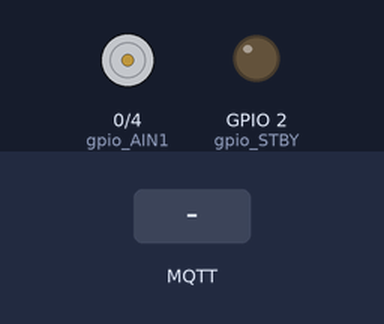
Simulated run of this sketch. Board: ESP8266 (NodeMCU). Parts: motor-driver pin pairs drawn as motors (green arrow = first pin HIGH = forward, orange = second pin HIGH = backward, longer = more drive, scaled by the enable pin, stopped while the standby pin is LOW), output pins drawn as LEDs (lit = HIGH). The inputs (shaded band) are chosen by the test bench. WiFi joins after 1.5 s; servers stay silent unless stated; the local clock reads 2024-03-15 10:24:30 at power-on unless the sketch sets it; random numbers use the default seed unless the sketch sets one; no MQTT or app messages arrive unless stated; what the sketch prints to the serial monitor is not drawn.

Above: at 2.7 s.
2.8 s: MQTT message "1" arrives on the first subscribed topic
At 3.63 s:
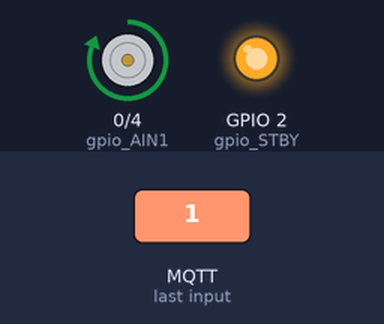
7.6 s: MQTT message "on" arrives on the first subscribed topic
At 8.4 s:
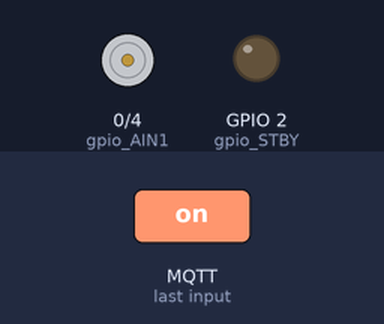
9.6 s: MQTT message "off" arrives on the first subscribed topic
At 10.8 s:
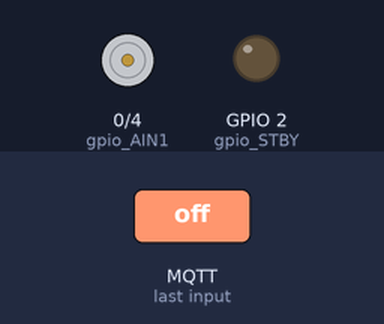
Timing chart, 0 to 12.6 s (numbered marks = the images above; inputs shaded):
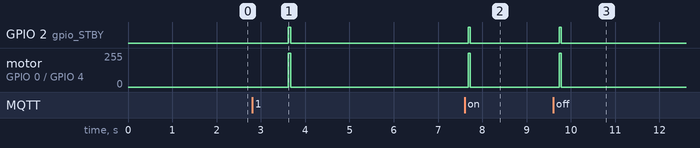

Measured:
- after the input at 2.8 s, GPIO 2 (gpio_STBY): LOW → HIGH after 0.82 s, → LOW 0.05 s later; motor on GPIO 0 (gpio_AIN1) / GPIO 4 (gpio_AIN2): stopped → forward 255/255 after 0.82 s, → stopped 0.05 s later
- after the input at 7.6 s, GPIO 2 (gpio_STBY): LOW → HIGH after 0.08 s, → LOW 0.05 s later; motor on GPIO 0 (gpio_AIN1) / GPIO 4 (gpio_AIN2): stopped → forward 255/255 after 0.08 s, → stopped 0.05 s later
- after the input at 9.6 s, GPIO 2 (gpio_STBY): LOW → HIGH after 0.14 s, → LOW 0.05 s later; motor on GPIO 0 (gpio_AIN1) / GPIO 4 (gpio_AIN2): stopped → forward 255/255 after 0.14 s, → stopped 0.05 s later

The sketch:

aws-leakcontrol.ino
```cpp
#include <ESP8266WiFi.h>
#include <PubSubClient.h> // in order to work this program change MQTT_MAX_PACKET_SIZE from this header
#include <time.h>

const unsigned char private_der[] = {
0x30, 0x82, 0x04, 0xA2, 0x02, 0x01, 0x00, 0x02, 0x82, 0x01, 0x01, 0x00, 0xC7, 0x57, 0x3C, 0xF4,
0xB3, 0xAF, 0x6D, 0x00, 0xFD, 0x51, 0x93, 0x36, 0x84, 0xB5, 0x5C, 0x11, 0xFA, 0x1A, 0x54, 0x81,
0xAC, 0xBA, 0x14, 0xF7, 0x64, 0x90, 0x61, 0xC4, 0x93, 0xD4, 0xF6, 0xE4, 0x35, 0x53, 0x21, 0xFB,
0x98, 0x2E, 0x85, 0x17, 0x27, 0x73, 0x51, 0x8A, 0x01, 0x1D, 0x16, 0x75, 0xAE, 0x29, 0x59, 0xCB,
0x0F, 0xBB, 0x8A, 0x62, 0x2D, 0x26, 0x7B, 0xF0, 0x62, 0x5B, 0xBA, 0x0D, 0xAA, 0x3D, 0x46, 0xAD,
0xCE, 0x9B, 0xA5, 0xC8, 0x39, 0xE2, 0x6C, 0x29, 0x80, 0xFD, 0xF2, 0x20, 0xC7, 0x82, 0x61, 0x30,
0xDA, 0x9F, 0xEA, 0xB2, 0xE8, 0x7C, 0xA0, 0x1F, 0x0B, 0xB5, 0xBA, 0xBB, 0xFE, 0x55, 0xC6, 0x02,
0xDC, 0x3A, 0xE6, 0x52, 0xCC, 0x4B, 0xB9, 0xED, 0x42, 0xDC, 0x4C, 0x60, 0xDC, 0xC4, 0x45, 0x83,
0xDE, 0xB6, 0xF0, 0xAA, 0xE6, 0xF1, 0x17, 0x6E, 0xA1, 0x3D, 0x06, 0xC0, 0xA2, 0xEE, 0x18, 0x35,
0xFE, 0x6F, 0xE8, 0x2F, 0x0C, 0xE2, 0xAF, 0xFB, 0x15, 0x7B, 0x76, 0x63, 0xDE, 0xA2, 0xA3, 0x70,
0x01, 0x94, 0x7B, 0x01, 0x27, 0x1A, 0x60, 0xF3, 0x93, 0xCF, 0x22, 0x8A, 0xBF, 0x3F, 0xC5, 0x79,
0x3A, 0x04, 0xEA, 0x84, 0xAD, 0x6E, 0x70, 0x78, 0xB1, 0x6A, 0x2A, 0x63, 0x86, 0xF0, 0xDE, 0x23,
0xB6, 0x6B, 0x77, 0xBB, 0x8B, 0x8A, 0x9B, 0xBB, 0x39, 0xFF, 0xF8, 0x07, 0xC4, 0x2C, 0x42, 0x26,
0x48, 0xE6, 0x36, 0xBD, 0x41, 0xB4, 0xD1, 0x3E, 0xF2, 0x81, 0x8E, 0x4D, 0x88, 0x8B, 0x6A, 0x1D,
0xA0, 0x86, 0x3A, 0x8C, 0xDA, 0xD4, 0x4B, 0x72, 0x17, 0x38, 0xC1, 0xAC, 0xA5, 0xEB, 0xC4, 0x0E,
0x3E, 0xF1, 0x6C, 0x92, 0xC8, 0x64, 0x3B, 0x0C, 0xD9, 0x64, 0x23, 0x61, 0xB5, 0xC2, 0xF1, 0xE7,
0x08, 0x79, 0x92, 0x92, 0x2D, 0x27, 0x53, 0xA3, 0x0F, 0x24, 0x17, 0x8D, 0x02, 0x03, 0x01, 0x00,
0x01, 0x02, 0x82, 0x01, 0x00, 0x37, 0x04, 0x74, 0xE6, 0x74, 0xD1, 0x6E, 0x1C, 0x5F, 0xCE, 0x2B,
0xFB, 0x58, 0x15, 0x56, 0x1C, 0x00, 0x13, 0x54, 0x4F, 0x96, 0x04, 0xA5, 0xD4, 0xC2, 0x04, 0xB7,
0x77, 0x31, 0xF6, 0x0D, 0x4E, 0x5F, 0x09, 0x5A, 0xCF, 0xBD, 0xE8, 0xD9, 0x02, 0xD2, 0xF8, 0x99,
0x00, 0xA5, 0xDE, 0x09, 0x5C, 0xE1, 0x7C, 0xB8, 0x33, 0xBB, 0x5B, 0xDF, 0x8D, 0xC9, 0x38, 0x5D,
0xEC, 0xB2, 0xB8, 0xEE, 0x58, 0xE7, 0x2B, 0x92, 0x5E, 0x56, 0x2F, 0xCF, 0x49, 0xBB, 0xF0, 0x2A,
0x3A, 0x2A, 0x47, 0xEC, 0x93, 0xEF, 0x7C, 0xA4, 0xA6, 0x7F, 0x30, 0xB3, 0xEE, 0x3D, 0x0C, 0x68,
0x85, 0x29, 0x0E, 0x37, 0x43, 0xBB, 0xA6, 0xA0, 0xC8, 0x19, 0x50, 0x88, 0x51, 0x41, 0xE1, 0x84,
0xA7, 0x5F, 0x54, 0xBE, 0x1F, 0xDD, 0xCE, 0xAE, 0x00, 0xFF, 0x6F, 0x2E, 0x6D, 0x7C, 0xDF, 0xFD,
0xBF, 0xA2, 0xF0, 0xDC, 0xF3, 0xC1, 0x4F, 0x43, 0x9E, 0x1A, 0xF1, 0x7C, 0x4B, 0x08, 0x73, 0xDC,
0x7A, 0x87, 0x98, 0x48, 0x21, 0x12, 0x41, 0xD1, 0xAC, 0xD5, 0x51, 0x5C, 0xBC, 0xD2, 0x1E, 0xD1,
0x33, 0xAB, 0xC9, 0x8C, 0x79, 0x12, 0xB2, 0x95, 0x17, 0xEC, 0x23, 0xD2, 0x2B, 0xFC, 0xE5, 0x17,
0x54, 0xF0, 0x30, 0xF3, 0xB8, 0x0A, 0x88, 0x46, 0x73, 0xE5, 0x27, 0xF2, 0x42, 0x2D, 0x69, 0xC9,
0x23, 0x1E, 0xF8, 0x5E, 0x83, 0xE4, 0x84, 0x3F, 0x7B, 0xAD, 0x17, 0x27, 0xA9, 0x01, 0x23, 0x8A,
0x89, 0xE7, 0xDF, 0xC1, 0xEA, 0xFA, 0x5D, 0xF0, 0xEA, 0x42, 0xCE, 0x7C, 0x89, 0x02, 0x35, 0xFD,
0xB2, 0xEA, 0xB0, 0x8D, 0x00, 0x0A, 0x6B, 0x7F, 0x86, 0x46, 0x01, 0xBA, 0xFC, 0xD5, 0x4E, 0x70,
0x64, 0x8E, 0xBE, 0xD4, 0xC7, 0xAC, 0x39, 0x90, 0x22, 0xE4, 0x96, 0xD6, 0xAE, 0x5D, 0xD1, 0xC0,
0x82, 0xBF, 0xFA, 0x41, 0x01, 0x02, 0x81, 0x81, 0x00, 0xE4, 0xAD, 0x21, 0xE5, 0x75, 0xCC, 0x8B,
0xEE, 0xE0, 0xAF, 0x29, 0x59, 0xD9, 0xAC, 0x6D, 0x76, 0x3D, 0x6D, 0xBD, 0x3A, 0xB9, 0x4D, 0xFE,
0x9B, 0xA0, 0x95, 0xEA, 0x26, 0x6B, 0x22, 0x3A, 0x13, 0x92, 0xD2, 0x3F, 0xD1, 0x8F, 0xB3, 0xC6,
0xE5, 0xF2, 0x9A, 0xF1, 0xEC, 0x15, 0xE5, 0xCF, 0xEB, 0x20, 0xEB, 0x4F, 0x36, 0xB6, 0xFE, 0x64,
0x80, 0x92, 0x0F, 0x75, 0x9F, 0x37, 0xD9, 0xBD, 0x6A, 0x22, 0x24, 0xFB, 0x03, 0x54, 0xC3, 0x0A,
0x40, 0xD5, 0xF9, 0x1E, 0xA7, 0xA2, 0x47, 0xF0, 0x1B, 0xC2, 0x8B, 0xFF, 0xA9, 0x5A, 0x66, 0x9C,
0xF6, 0x7E, 0x8E, 0xCF, 0x90, 0x4E, 0x4B, 0xBF, 0x7A, 0xF1, 0xCF, 0x72, 0x25, 0x6E, 0x40, 0xA4,
0x5F, 0x16, 0x93, 0x20, 0x68, 0x4F, 0x85, 0xFE, 0x70, 0x66, 0xB5, 0xA5, 0x20, 0xCB, 0x06, 0x26,
0x2D, 0xA0, 0x04, 0x6A, 0x3F, 0xD5, 0xDC, 0xE6, 0x05, 0x02, 0x81, 0x81, 0x00, 0xDF, 0x28, 0xC6,
0x92, 0x39, 0x63, 0x0F, 0x4E, 0xB6, 0x1F, 0xC1, 0x4D, 0x80, 0xD5, 0xF2, 0x09, 0xAC, 0xF0, 0xE8,
0xB7, 0xD8, 0x18, 0x7C, 0xE0, 0x0C, 0xDC, 0xF5, 0x59, 0xD3, 0x74, 0xF8, 0xBB, 0x92, 0x9E, 0x19,
0x26, 0x92, 0x7C, 0xA4, 0x21, 0xDB, 0x4E, 0x65, 0x62, 0x7E, 0xAC, 0xB8, 0x17, 0xBA, 0xD2, 0x7A,
0xF0, 0x74, 0xE6, 0x01, 0xC3, 0x87, 0x11, 0x87, 0xFA, 0x9B, 0x10, 0xDD, 0x7C, 0x30, 0x59, 0x6C,
0x0C, 0x78, 0x74, 0xDA, 0xBC, 0x61, 0x97, 0x86, 0xEC, 0x32, 0x89, 0x6A, 0x69, 0x88, 0x47, 0x0A,
0x52, 0xEE, 0xEE, 0x25, 0x59, 0xB0, 0xA3, 0x3C, 0x1F, 0xB6, 0x88, 0xCF, 0x3C, 0x20, 0xDE, 0x78,
0xD5, 0x60, 0x25, 0x46, 0x94, 0x9C, 0x42, 0x05, 0x6D, 0x69, 0x19, 0x15, 0x90, 0xB6, 0xDC, 0x70,
0x43, 0x83, 0x2C, 0x28, 0xB9, 0x67, 0xE2, 0x48, 0xC5, 0x9B, 0xD3, 0x59, 0xE9, 0x02, 0x81, 0x80,
0x0E, 0x5C, 0xA1, 0x48, 0x5C, 0x01, 0xA0, 0xB8, 0x3B, 0xFC, 0x44, 0x48, 0x94, 0x57, 0x33, 0xF8,
0xBD, 0x1A, 0xEB, 0x4B, 0x88, 0xDF, 0xD1, 0x21, 0xCD, 0x10, 0x1D, 0x48, 0x94, 0x69, 0xED, 0xE3,
0xD4, 0xD0, 0xC7, 0x99, 0x4D, 0xC1, 0x28, 0xB8, 0xC0, 0x67, 0xE2, 0xD1, 0xC4, 0xFE, 0x4D, 0xF4,
0xA2, 0x78, 0xA4, 0xDC, 0xF6, 0xD9, 0x3B, 0x4E, 0xA7, 0xDD, 0xB8, 0xB1, 0x6B, 0x3C, 0x8D, 0x9C,
0xE0, 0xD0, 0x19, 0xC3, 0xB7, 0xCB, 0x18, 0x15, 0xC2, 0x5A, 0x87, 0x06, 0x58, 0x36, 0xD4, 0x69,
0xA9, 0xEA, 0x49, 0x00, 0x45, 0xE1, 0x33, 0xF2, 0x77, 0x38, 0x58, 0xE8, 0xE3, 0x41, 0xF6, 0xA0,
0xAE, 0x17, 0x2D, 0x40, 0x14, 0x90, 0x92, 0xC2, 0x36, 0x14, 0xBF, 0x70, 0x4D, 0xAE, 0x48, 0xB0,
0x9E, 0x82, 0xC2, 0x00, 0x31, 0x40, 0x0D, 0x9D, 0xC7, 0xF2, 0xFF, 0x09, 0x4B, 0x51, 0x38, 0x51,
0x02, 0x81, 0x80, 0x79, 0x6E, 0xA8, 0xCF, 0x3C, 0xE7, 0x08, 0x97, 0x5E, 0x47, 0x5D, 0x5A, 0x9D,
0x36, 0xCE, 0x64, 0x31, 0x75, 0x4E, 0x4D, 0x6C, 0x0B, 0xB7, 0x37, 0xFC, 0x07, 0xE8, 0x82, 0x9E,
0xAC, 0x52, 0x05, 0x4F, 0xBD, 0x34, 0x16, 0x67, 0x33, 0xE7, 0xE4, 0x7C, 0x7F, 0xE6, 0x6F, 0x78,
0x5A, 0xE8, 0x3A, 0x11, 0x71, 0x23, 0x70, 0xE1, 0x4B, 0x9F, 0xBE, 0x14, 0x2B, 0x98, 0x00, 0xE8,
0x8C, 0x7E, 0xD9, 0x6B, 0x3D, 0xDD, 0xAB, 0xD3, 0x88, 0x52, 0xD6, 0x9B, 0x8C, 0x66, 0xE0, 0xF4,
0x87, 0x0E, 0x1E, 0xAB, 0x07, 0x6D, 0x38, 0xBF, 0xC7, 0x5B, 0x0F, 0xB9, 0x2C, 0xBA, 0x34, 0xCF,
0x91, 0x16, 0xA3, 0xB3, 0x87, 0x1B, 0xDD, 0x90, 0x59, 0xF8, 0x54, 0x39, 0xCB, 0x3B, 0x44, 0xD4,
0x21, 0xD0, 0x38, 0x55, 0x29, 0x12, 0xF5, 0xC9, 0xD5, 0x27, 0xBB, 0xEC, 0x29, 0x98, 0x4B, 0xDF,
0x85, 0x5C, 0xB1, 0x02, 0x81, 0x80, 0x06, 0x4D, 0xA4, 0x3D, 0x4C, 0x24, 0xFD, 0x58, 0xF1, 0x4D,
0x5E, 0xCE, 0x6A, 0x58, 0xED, 0x97, 0x5F, 0xAD, 0xA7, 0x29, 0x0A, 0xAD, 0xDF, 0x8D, 0xCE, 0x9B,
0xEF, 0x7C, 0xC3, 0xAC, 0x40, 0xAE, 0x67, 0x6A, 0x7F, 0xFE, 0xED, 0x1B, 0xCB, 0x7E, 0xD6, 0xC8,
0xA5, 0x2B, 0x2D, 0x23, 0x40, 0x3F, 0xA2, 0x72, 0x98, 0x3A, 0x44, 0x31, 0xF8, 0xAD, 0x3C, 0x8B,
0xA1, 0xC1, 0xFE, 0x44, 0x79, 0x9D, 0x16, 0x78, 0x39, 0x84, 0xDC, 0x39, 0xED, 0xE5, 0xDF, 0x80,
0xF4, 0x26, 0x4F, 0x2F, 0x94, 0x11, 0x57, 0xE8, 0x04, 0xE7, 0x5F, 0x06, 0xDC, 0x00, 0x5A, 0x2D,
0x00, 0x37, 0x91, 0x95, 0x89, 0xBA, 0x58, 0xD0, 0xC2, 0x34, 0x89, 0xB3, 0x95, 0x87, 0x1D, 0x9E,
0x4F, 0x02, 0x66, 0x81, 0x7E, 0x35, 0xA3, 0xBF, 0x4F, 0xCC, 0x28, 0xA7, 0xC4, 0x85, 0xB0, 0x35,
0x04, 0x76, 0xBC, 0x93, 0x67, 0x9A
};

const unsigned int private_der_len = 1191;

const unsigned char cert_der[] = {
0x30, 0x82, 0x03, 0x59, 0x30, 0x82, 0x02, 0x41, 0xA0, 0x03, 0x02, 0x01, 0x02, 0x02, 0x14, 0x57,
0xE8, 0xD7, 0x24, 0x15, 0x71, 0x0D, 0x35, 0x99, 0x60, 0x6F, 0x32, 0x0E, 0xCA, 0x86, 0x83, 0xE1,
0x25, 0x61, 0xA3, 0x30, 0x0D, 0x06, 0x09, 0x2A, 0x86, 0x48, 0x86, 0xF7, 0x0D, 0x01, 0x01, 0x0B,
0x05, 0x00, 0x30, 0x4D, 0x31, 0x4B, 0x30, 0x49, 0x06, 0x03, 0x55, 0x04, 0x0B, 0x0C, 0x42, 0x41,
0x6D, 0x61, 0x7A, 0x6F, 0x6E, 0x20, 0x57, 0x65, 0x62, 0x20, 0x53, 0x65, 0x72, 0x76, 0x69, 0x63,
0x65, 0x73, 0x20, 0x4F, 0x3D, 0x41, 0x6D, 0x61, 0x7A, 0x6F, 0x6E, 0x2E, 0x63, 0x6F, 0x6D, 0x20,
0x49, 0x6E, 0x63, 0x2E, 0x20, 0x4C, 0x3D, 0x53, 0x65, 0x61, 0x74, 0x74, 0x6C, 0x65, 0x20, 0x53,
0x54, 0x3D, 0x57, 0x61, 0x73, 0x68, 0x69, 0x6E, 0x67, 0x74, 0x6F, 0x6E, 0x20, 0x43, 0x3D, 0x55,
0x53, 0x30, 0x1E, 0x17, 0x0D, 0x31, 0x38, 0x31, 0x31, 0x31, 0x32, 0x30, 0x31, 0x35, 0x35, 0x34,
0x30, 0x5A, 0x17, 0x0D, 0x34, 0x39, 0x31, 0x32, 0x33, 0x31, 0x32, 0x33, 0x35, 0x39, 0x35, 0x39,
0x5A, 0x30, 0x1E, 0x31, 0x1C, 0x30, 0x1A, 0x06, 0x03, 0x55, 0x04, 0x03, 0x0C, 0x13, 0x41, 0x57,
0x53, 0x20, 0x49, 0x6F, 0x54, 0x20, 0x43, 0x65, 0x72, 0x74, 0x69, 0x66, 0x69, 0x63, 0x61, 0x74,
0x65, 0x30, 0x82, 0x01, 0x22, 0x30, 0x0D, 0x06, 0x09, 0x2A, 0x86, 0x48, 0x86, 0xF7, 0x0D, 0x01,
0x01, 0x01, 0x05, 0x00, 0x03, 0x82, 0x01, 0x0F, 0x00, 0x30, 0x82, 0x01, 0x0A, 0x02, 0x82, 0x01,
0x01, 0x00, 0xC7, 0x57, 0x3C, 0xF4, 0xB3, 0xAF, 0x6D, 0x00, 0xFD, 0x51, 0x93, 0x36, 0x84, 0xB5,
0x5C, 0x11, 0xFA, 0x1A, 0x54, 0x81, 0xAC, 0xBA, 0x14, 0xF7, 0x64, 0x90, 0x61, 0xC4, 0x93, 0xD4,
0xF6, 0xE4, 0x35, 0x53, 0x21, 0xFB, 0x98, 0x2E, 0x85, 0x17, 0x27, 0x73, 0x51, 0x8A, 0x01, 0x1D,
0x16, 0x75, 0xAE, 0x29, 0x59, 0xCB, 0x0F, 0xBB, 0x8A, 0x62, 0x2D, 0x26, 0x7B, 0xF0, 0x62, 0x5B,
0xBA, 0x0D, 0xAA, 0x3D, 0x46, 0xAD, 0xCE, 0x9B, 0xA5, 0xC8, 0x39, 0xE2, 0x6C, 0x29, 0x80, 0xFD,
0xF2, 0x20, 0xC7, 0x82, 0x61, 0x30, 0xDA, 0x9F, 0xEA, 0xB2, 0xE8, 0x7C, 0xA0, 0x1F, 0x0B, 0xB5,
0xBA, 0xBB, 0xFE, 0x55, 0xC6, 0x02, 0xDC, 0x3A, 0xE6, 0x52, 0xCC, 0x4B, 0xB9, 0xED, 0x42, 0xDC,
0x4C, 0x60, 0xDC, 0xC4, 0x45, 0x83, 0xDE, 0xB6, 0xF0, 0xAA, 0xE6, 0xF1, 0x17, 0x6E, 0xA1, 0x3D,
0x06, 0xC0, 0xA2, 0xEE, 0x18, 0x35, 0xFE, 0x6F, 0xE8, 0x2F, 0x0C, 0xE2, 0xAF, 0xFB, 0x15, 0x7B,
0x76, 0x63, 0xDE, 0xA2, 0xA3, 0x70, 0x01, 0x94, 0x7B, 0x01, 0x27, 0x1A, 0x60, 0xF3, 0x93, 0xCF,
0x22, 0x8A, 0xBF, 0x3F, 0xC5, 0x79, 0x3A, 0x04, 0xEA, 0x84, 0xAD, 0x6E, 0x70, 0x78, 0xB1, 0x6A,
0x2A, 0x63, 0x86, 0xF0, 0xDE, 0x23, 0xB6, 0x6B, 0x77, 0xBB, 0x8B, 0x8A, 0x9B, 0xBB, 0x39, 0xFF,
0xF8, 0x07, 0xC4, 0x2C, 0x42, 0x26, 0x48, 0xE6, 0x36, 0xBD, 0x41, 0xB4, 0xD1, 0x3E, 0xF2, 0x81,
0x8E, 0x4D, 0x88, 0x8B, 0x6A, 0x1D, 0xA0, 0x86, 0x3A, 0x8C, 0xDA, 0xD4, 0x4B, 0x72, 0x17, 0x38,
0xC1, 0xAC, 0xA5, 0xEB, 0xC4, 0x0E, 0x3E, 0xF1, 0x6C, 0x92, 0xC8, 0x64, 0x3B, 0x0C, 0xD9, 0x64,
0x23, 0x61, 0xB5, 0xC2, 0xF1, 0xE7, 0x08, 0x79, 0x92, 0x92, 0x2D, 0x27, 0x53, 0xA3, 0x0F, 0x24,
0x17, 0x8D, 0x02, 0x03, 0x01, 0x00, 0x01, 0xA3, 0x60, 0x30, 0x5E, 0x30, 0x1F, 0x06, 0x03, 0x55,
0x1D, 0x23, 0x04, 0x18, 0x30, 0x16, 0x80, 0x14, 0xD8, 0x8B, 0x24, 0x16, 0x20, 0xF1, 0x85, 0x29,
0x03, 0xDF, 0x07, 0x3F, 0xF7, 0xD8, 0x89, 0xC5, 0xEF, 0x84, 0x22, 0x85, 0x30, 0x1D, 0x06, 0x03,
0x55, 0x1D, 0x0E, 0x04, 0x16, 0x04, 0x14, 0x30, 0x59, 0x13, 0xA7, 0x6C, 0x61, 0x07, 0x23, 0x3A,
0x74, 0x3D, 0xB3, 0x38, 0xEB, 0x72, 0x9B, 0xC2, 0xCC, 0x4B, 0xB9, 0x30, 0x0C, 0x06, 0x03, 0x55,
0x1D, 0x13, 0x01, 0x01, 0xFF, 0x04, 0x02, 0x30, 0x00, 0x30, 0x0E, 0x06, 0x03, 0x55, 0x1D, 0x0F,
0x01, 0x01, 0xFF, 0x04, 0x04, 0x03, 0x02, 0x07, 0x80, 0x30, 0x0D, 0x06, 0x09, 0x2A, 0x86, 0x48,
0x86, 0xF7, 0x0D, 0x01, 0x01, 0x0B, 0x05, 0x00, 0x03, 0x82, 0x01, 0x01, 0x00, 0x82, 0xF3, 0x29,
0x2D, 0x84, 0x9C, 0x40, 0xB4, 0x07, 0x31, 0x5F, 0x76, 0xA5, 0x8A, 0x19, 0x60, 0xDC, 0x26, 0x15,
0x3D, 0xBC, 0xEC, 0x74, 0xD1, 0xB1, 0xA0, 0xD9, 0x80, 0x68, 0x04, 0xC7, 0x63, 0x83, 0x54, 0xA1,
0x13, 0x2B, 0x74, 0x9F, 0x9F, 0x92, 0xDB, 0xD1, 0xF0, 0x9F, 0x81, 0x1D, 0x20, 0x2E, 0x5D, 0x8B,
0xEB, 0x47, 0x64, 0x78, 0xED, 0xBC, 0xD2, 0xD9, 0xE6, 0x97, 0x47, 0xC6, 0x33, 0xDE, 0x33, 0xDD,
0x25, 0x97, 0xE4, 0x98, 0xD7, 0x82, 0xC2, 0xFC, 0xA3, 0x4D, 0x73, 0xC8, 0xB7, 0x75, 0x3A, 0x0F,
0xEF, 0x1B, 0xA6, 0x37, 0xFC, 0x14, 0xBD, 0x35, 0x12, 0x60, 0x6B, 0xA1, 0x05, 0x07, 0x04, 0xD1,
0x1A, 0xAB, 0xA6, 0x85, 0x2B, 0xE3, 0x85, 0xAC, 0xC4, 0xFE, 0x5A, 0xCC, 0x49, 0x65, 0x1A, 0x88,
0x07, 0xC7, 0x40, 0xCA, 0x88, 0x6E, 0x6B, 0xFA, 0x25, 0x0F, 0x72, 0x60, 0xE6, 0xBE, 0x70, 0x0C,
0x97, 0xD8, 0x18, 0xD3, 0xDD, 0x1F, 0xD6, 0x75, 0x65, 0x71, 0x7E, 0x0F, 0xFD, 0x60, 0xAF, 0xA1,
0x01, 0xA7, 0xCA, 0xCB, 0x80, 0x57, 0xB0, 0x44, 0x8A, 0xBD, 0x8D, 0xAA, 0x06, 0xCF, 0xEB, 0x5F,
0x5D, 0x97, 0xAA, 0x39, 0xFB, 0x92, 0xF4, 0x9F, 0xFF, 0x87, 0x2D, 0x79, 0x75, 0x4F, 0x12, 0xD0,
0x91, 0xA3, 0x71, 0x2E, 0x78, 0xF2, 0x89, 0xC6, 0xFF, 0xF9, 0xD0, 0xB9, 0xFD, 0x21, 0xED, 0x83,
0x73, 0x10, 0xD7, 0xAD, 0xEE, 0x52, 0x9E, 0xD0, 0xB3, 0x40, 0x13, 0x94, 0x54, 0x68, 0x1A, 0x3E,
0xE0, 0x49, 0xA2, 0x81, 0x84, 0x7F, 0x84, 0x04, 0x7A, 0x65, 0x03, 0x64, 0xE4, 0x1E, 0x13, 0xAE,
0x6B, 0x32, 0xB8, 0xAD, 0xD2, 0xE5, 0x54, 0x84, 0xA3, 0x1F, 0x5C, 0xD1, 0xB0, 0x5B, 0x22, 0x6D,
0x6F, 0xD2, 0x1A, 0xAA, 0x2C, 0x27, 0xC7, 0x43, 0x51, 0x90, 0x73, 0x43, 0x1D
};

const unsigned int cert_der_len = 862;

const char* ssid = "GLS";               //Izzinet4872       STR              ErickPhone       Alberto-WiFi
const char* password = "icicicic";      //50217248          LABRTS2011-1     gbw1rghxroxyy    alberto1269
const char* mqtt_server = "xxxxxxxxxxxxxx-xxx.iot.xx-xxxx-x.amazonaws.com";   // aws host
const char* endPointPost = "$aws/things/xxxx/shadow/update";    // xxxx = your "Thing" name
const char* suscribeTopic = "$aws/things/xxxx/pipeState";       // xxxx = your "Thing" name

WiFiClientSecure wifiClient;
PubSubClient mqttClient(wifiClient);

unsigned char data[1000];
char shadowAPI[200];
const int acceptanceRange = 0;

char dataFromSerial[10];
char jsonArray[300];

unsigned long time1 = 0;
unsigned long time2 = 0;
unsigned int cntLastPulses = 0;
char possibleLeak = '0';
char hourArrayChar[2], minArrayChar[2];

int gpio_PWMA;
int gpio_AIN2;
int gpio_AIN1;
int gpio_STBY;

int longArray = 0;
int timezone = 7 * 3600;
int dst = 0;

void setup_wifiClient()
{
  wifiClient.setCertificate(cert_der, cert_der_len);
  wifiClient.setPrivateKey(private_der, private_der_len);
}

void callback(char* topic, byte* payload, unsigned int length)
{
  Serial.print("Topic [");
  Serial.print(topic);
  Serial.println("]");

  String payloadString = String((char *)payload);

  Serial.print("Payload [");
  Serial.print(payloadString);
  Serial.println("]");

  if(payloadString.indexOf("\"closePipe\" : 1") >= 0)
  {
    Serial.println("Closing valve...");
    mqttClient.unsubscribe(suscribeTopic);
    mqttClient.publish(suscribeTopic,"{\"state\":{\"reported\":{\"closePipe\" : 0}}}");
    mqttClient.subscribe(suscribeTopic);
    valve_close();
  }
  else
  {
    Serial.print("\nOpen valve...");
    valve_open();
  }
}

void reconnect() {
  while (!mqttClient.connected())
  {
    Serial.print("Attempting MQTT connection...");
    String clientId = "ESP8266Client-";
    clientId += String(random(0xffff), HEX);

    if (mqttClient.connect(clientId.c_str()))
    {
      Serial.println("connected");
      mqttClient.subscribe(suscribeTopic);
    }
    else
    {
      Serial.print("failed, rc=");
      Serial.print(mqttClient.state());
      Serial.println(" try again in 5 seconds");
      delay(5000);
    }
  }
}

void setup_wifi()
{
  Serial.print("Connecting to ");
  Serial.print(ssid);
  WiFi.begin(ssid, password);
  while (WiFi.status() != WL_CONNECTED)
  {
    delay(500);
    Serial.print(".");
  }
  Serial.print("\n¡WiFi connected!\nIP address:");
  Serial.println(WiFi.localIP());
}

void setup_mqttClient()
{
  mqttClient.setServer(mqtt_server, 8883);
  mqttClient.setCallback(callback);
  mqttClient.subscribe(suscribeTopic);
}

void gpio_setup()
{
  gpio_PWMA=5;    //  ESP8266=5 | ATMEGA2560=5
  gpio_AIN2=4;    //  ESP8266=4 | ATMEGA2560=4
  gpio_AIN1=0;    //  ESP8266=0 | ATMEGA2560=3
  gpio_STBY=2;    //  ESP8266=2 | ATMEGA2560=2
  pinMode(gpio_PWMA,OUTPUT);
  pinMode(gpio_AIN2,OUTPUT);
  pinMode(gpio_AIN1,OUTPUT);
  pinMode(gpio_STBY,OUTPUT);
  digitalWrite(gpio_PWMA, HIGH);  //PWM
}

void valve_close()
{
  digitalWrite(gpio_AIN1, LOW);   //IN1
  digitalWrite(gpio_AIN2, HIGH);  //IN2
  digitalWrite(gpio_STBY, HIGH);  //STBY
  delay(50);
  digitalWrite(gpio_STBY, LOW);   //STBY
}

void valve_open()
{
  digitalWrite(gpio_AIN1, HIGH);  //IN1
  digitalWrite(gpio_AIN2, LOW);   //IN2
  digitalWrite(gpio_STBY, HIGH);  //STBY
  delay(50);
  digitalWrite(gpio_STBY, LOW);   //STBY
}

void setup()
{
  Serial.begin(9600);
  setup_wifi();
  setup_time();
  setup_wifiClient();
  setup_mqttClient();
  gpio_setup();
  time1 = millis();
}


void setup_time()
{
  configTime(timezone,dst,"pool.ntp.org","time.nist.gov");
  Serial.print("\nWaiting for internet time...");
  while(!time(nullptr))
  {
    Serial.print(".");
    delay(1000);
  }
  Serial.println("Time response .... OK!");
}


void loop()
{
  time2 = millis();

  if (!mqttClient.connected())
    reconnect();

  if(time2 > (time1 + 20000)) // 20 secs elapsed?
  {
    if(mqttClient.connected())
      mqttClient.loop();

    Serial.print("20 Secs!");
    if(cntLastPulses != 0)
    {
      longArray = 0;
      for(int i = 0; data[i] != '\0' ; i++)
        longArray++;

      data[longArray] = lowByte(cntLastPulses);
      possibleLeak = leakTest();
      cntLastPulses = 0;
    }
    time1 = millis();
    if(mqttClient.connected())
      mqttClient.loop();
  }

  Serial.readBytes(dataFromSerial,10);
  if(!dataFromSerial[0])
    Serial.print(".");

  else
  {
    if(mqttClient.connected())
      mqttClient.loop();

    time_t now = time(nullptr);
    struct tm* p_tm = localtime(&now);
    String jsonString;

    Serial.println("Posting new message");

    jsonString.concat("{\"state\":{\"reported\":{\"pipe\":{\"totalm3water\":");
    jsonString.concat(dataFromSerial);
    jsonString.concat(", \"possibleLeak\":");
    jsonString.concat(possibleLeak);
    jsonString.concat("},\"newMedition\":\"");
    jsonString.concat(String(p_tm->tm_hour));       // p_tm->tm_hour/tm_min : are integer
    jsonString.concat("-");
    jsonString.concat(String(p_tm->tm_min));
    jsonString.concat("\"}}}");
    jsonString.toCharArray(jsonArray, 300);
    Serial.println(jsonString);
    mqttClient.publish(endPointPost,jsonArray);

    /* Clear arrays*/
    memset(dataFromSerial, '\0', sizeof(dataFromSerial));
    memset(hourArrayChar, '\0', sizeof(hourArrayChar));
    memset(minArrayChar, '\0', sizeof(minArrayChar));

    if(possibleLeak == '1')
      possibleLeak = '0';

    cntLastPulses++;
  }

    if(mqttClient.connected())
      mqttClient.loop();
}

char leakTest()
{
  int average = 0, cnt = 0;
  Serial.println("Content in array [data]: ");
  for(int i = 0; data[i]!='\0' ; i++)
  {
    average += data[i];
    Serial.print('[');
    Serial.print(data[i]);
    Serial.println(']');
    cnt++;
  }
  Serial.print("Array [data] long:");
  Serial.println(cnt);
  average /= cnt;
  average += acceptanceRange;
  Serial.print("Average value:");
  Serial.println(average);
  Serial.print("Last number of pulses:");
  Serial.println(cntLastPulses);

  return ((cntLastPulses > average)?'1':'0');
}


/*        Json Format

{
    "state":
    {
            "pipe" :
            {
              "totalm3water": x,
              "possibleLeak": x,
              "closePipe":x
            },
            "newMedition":"xx-xx"
    }
}


*/
```
